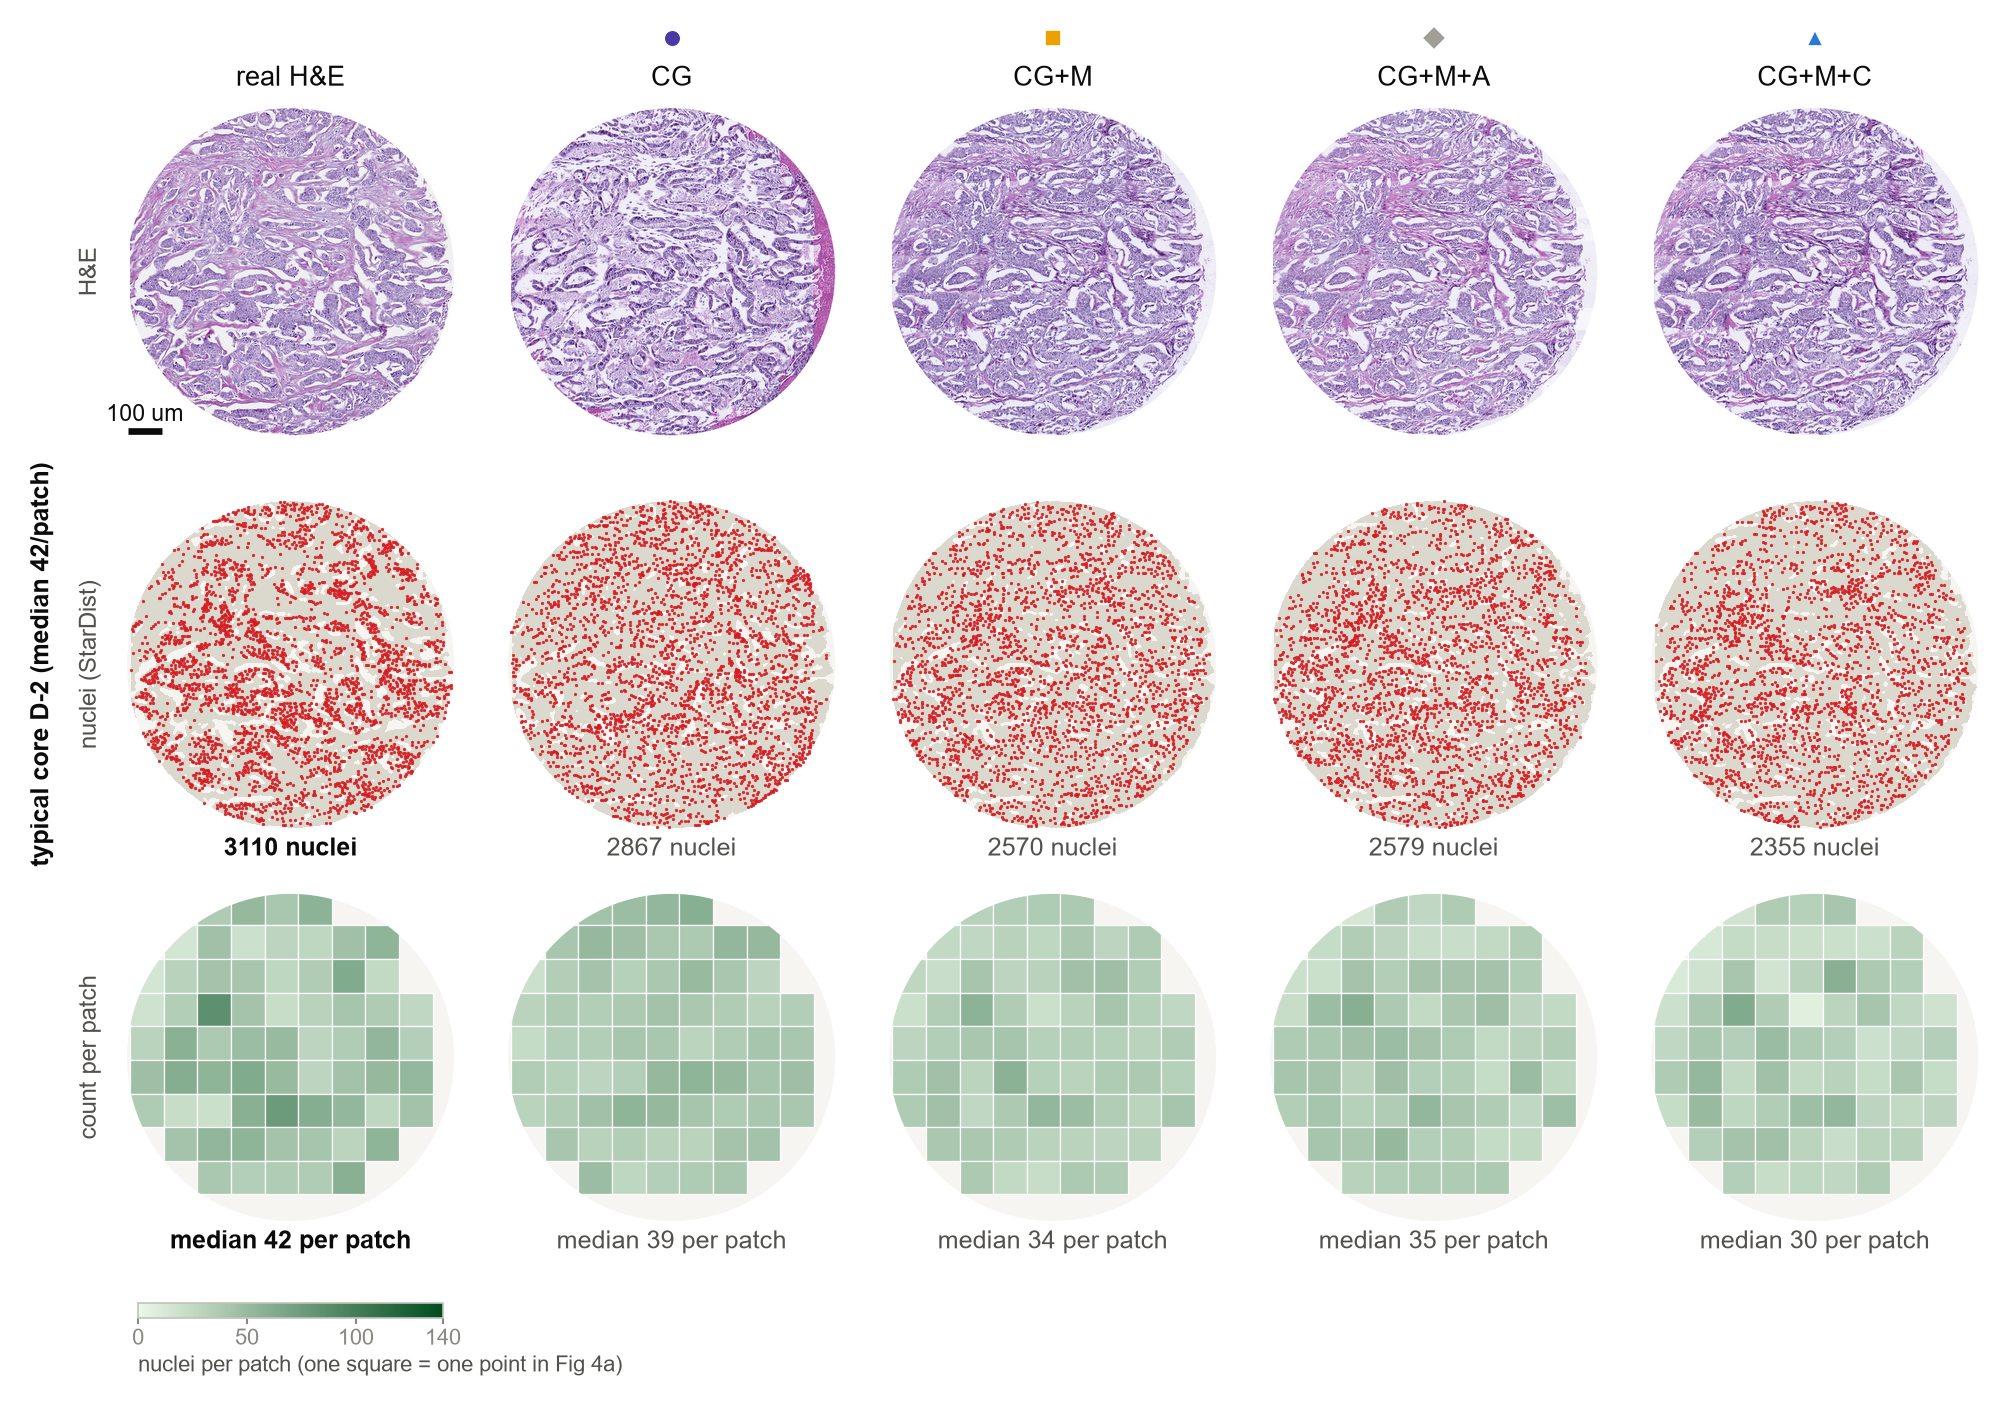

Here is the Python script that generated this plot:
"""Supplementary Fig S10 -- the typical held-out core (D-2) in the format of Fig 4d."""

import os
import sys

sys.path.insert(0, os.path.dirname(os.path.abspath(__file__)))
import fcommon as F
import core_panels as CP

import matplotlib.pyplot as plt
from matplotlib.gridspec import GridSpec

if __name__ == "__main__":
    if not os.path.isdir(CP.IMGC):
        sys.exit("img_cores not found (core mosaics are not distributed); S10 skipped")
    F.apply()
    pt, R = F.load_all()
    fig = plt.figure(figsize=(F.DOUBLE, 112 * F.MM))
    gs = GridSpec(1, 1, figure=fig, left=0.07, right=0.99, top=0.95, bottom=0.10)
    cor, pcn = CP.build(fig, gs[0, 0], ["D-2"], pt.groupby("core").n_real.median())
    F.save(fig, "figS10_typical_core", {"cores": cor, "patch_counts": pcn})
